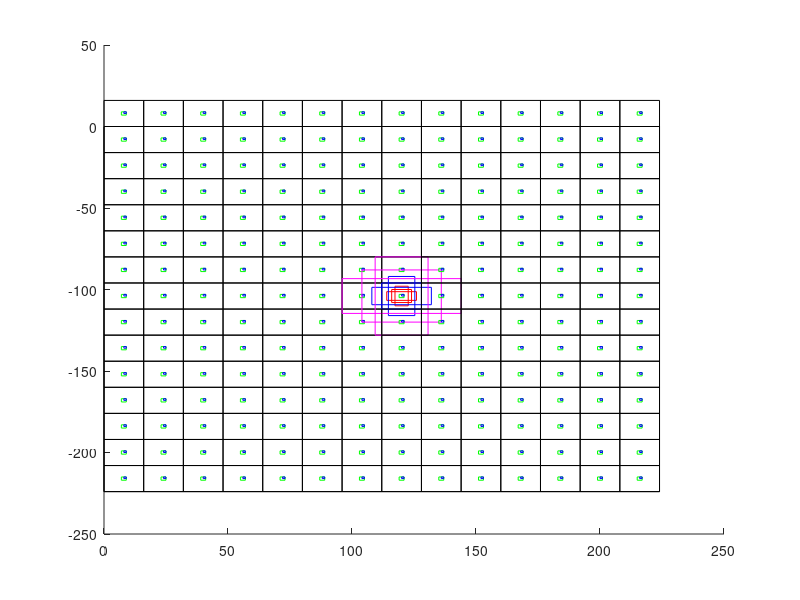

Reproduce this figure in MATLAB.
close all
sprintf('Visualizing grid cell in red')
rectangle('Position',[0 -224 224 224])
%axis([0 250 -250 0])
for i = 0:16:224-16
    c_c = i + 16/2;
    for j = 0:16:224
        rectangle('Position',[i -j 16 16])
        c_r = -j + 16/2;
        rectangle('Position',[c_c-1 c_r-1 2 2], 'EdgeColor', 'g')
        rectangle('Position',[c_c c_r 1 1], 'EdgeColor', 'b')
        if j == 112 && i == 112
            for sz = [8, 16, 32]
                if sz == 8
                    col = 'r';
                end
                if sz == 16
                    col = 'b';
                end
                if sz == 32
                    col = 'm';
                end
                rectangle('Position',[c_c-sz/2 c_r-sz/2 sz sz], 'EdgeColor', col)
                rectangle('Position',[c_c-sz*1.5/2 c_r-sz/1.5/2 sz*1.5 sz/1.5], 'EdgeColor', col)
                rectangle('Position',[c_c-sz/1.5/2 c_r-sz*1.5/2 sz/1.5 sz*1.5], 'EdgeColor', col)
                %rectangle('Position',[c_c-8*0.5/2 c_r-8/0.5/2 8*0.5 8/0.5], 'EdgeColor', 'r')
            end
        end
    end
end

